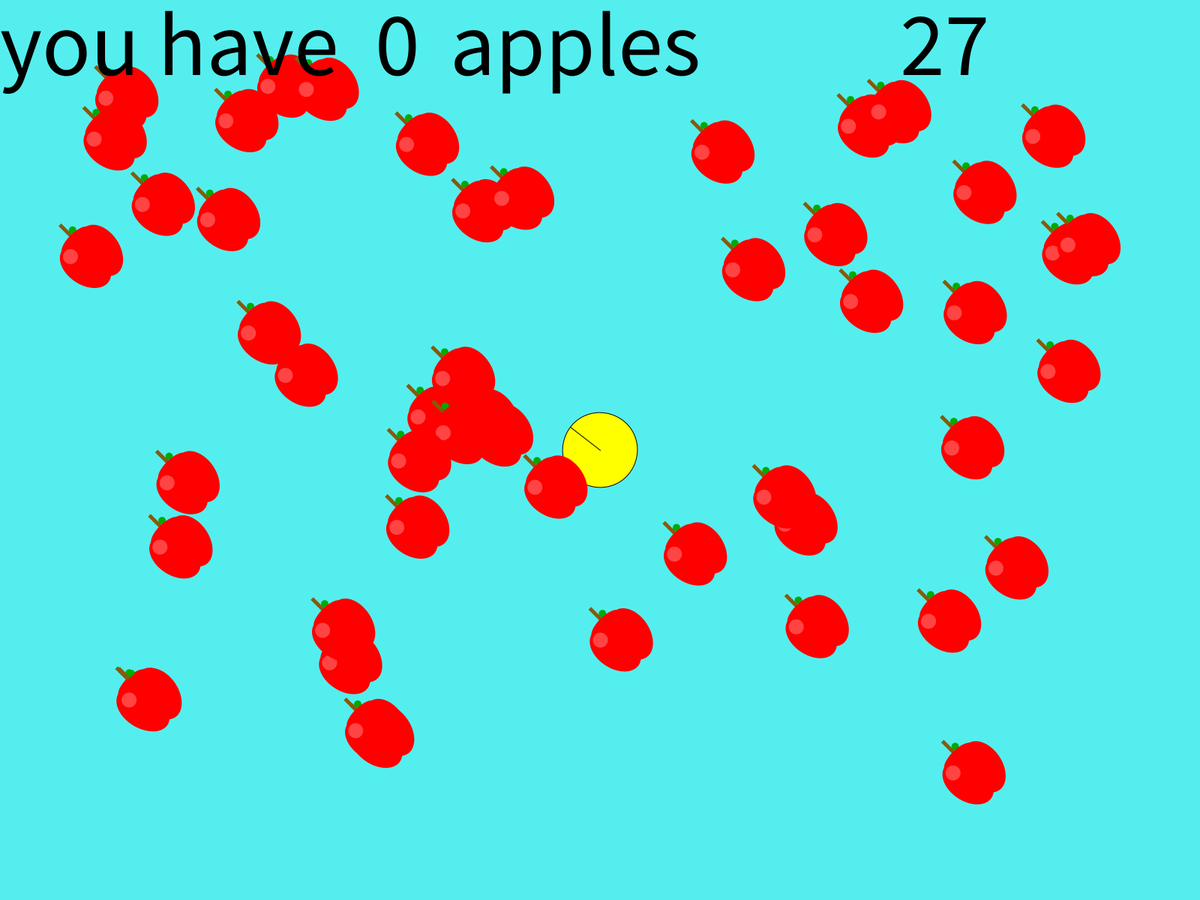
Frame 1 (no input)
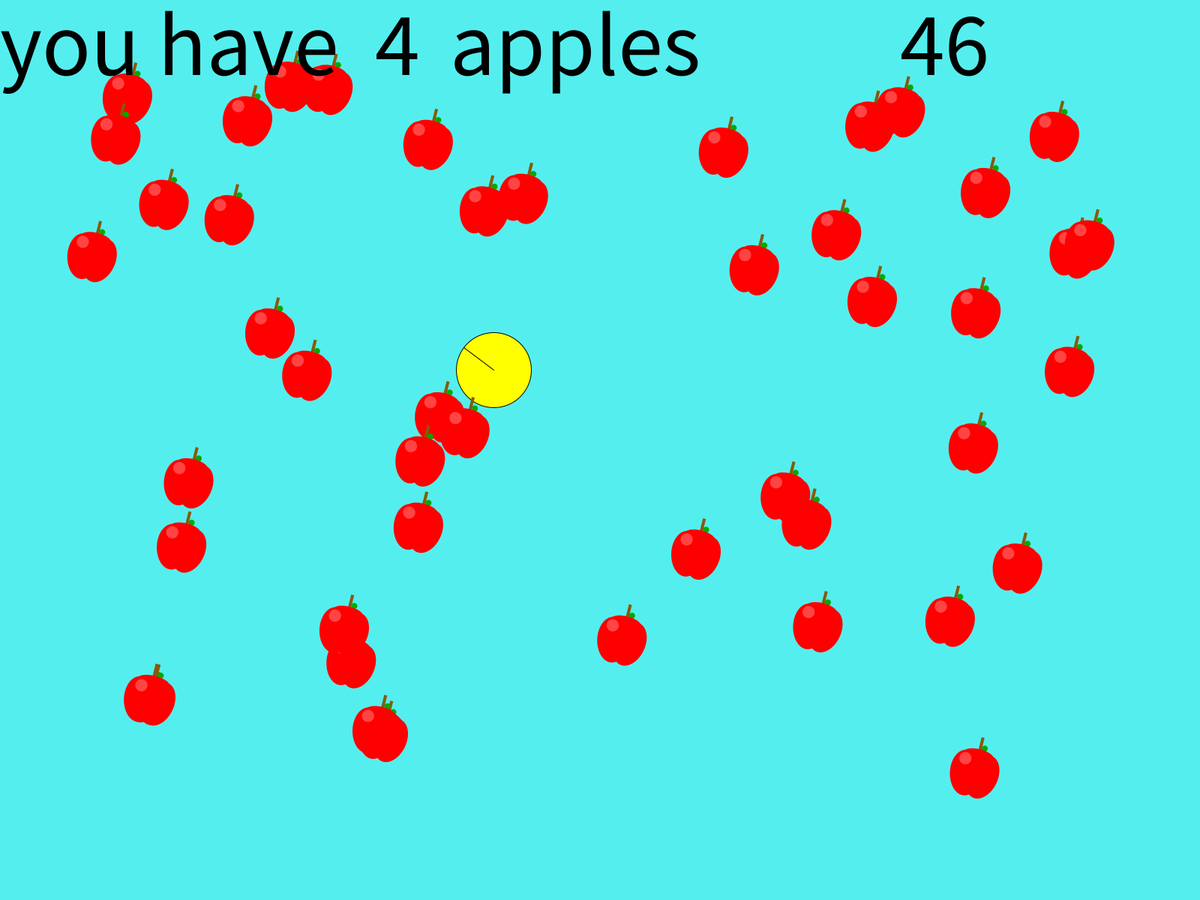
Frame 60 (the mouse pressed at the canvas centre just before this capture)
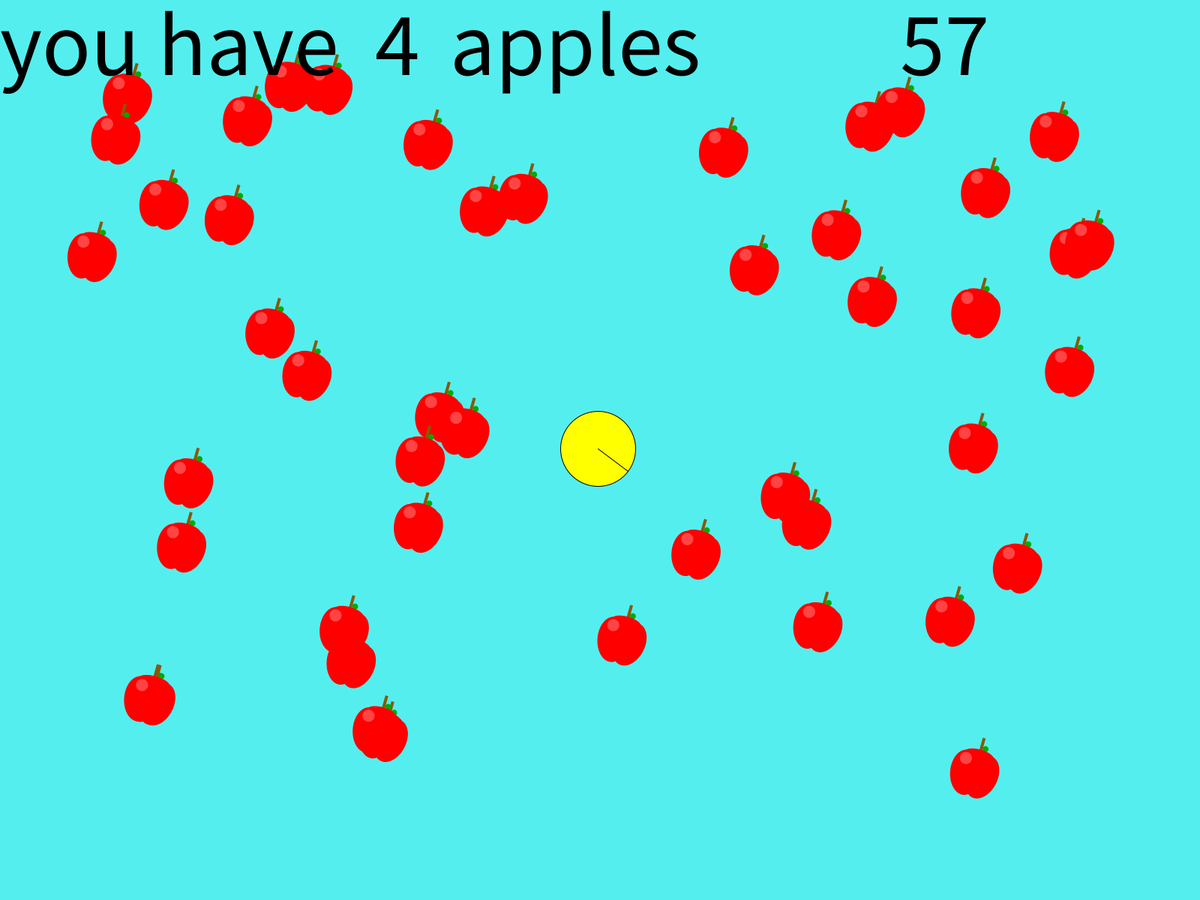
Frame 120 (the mouse held since frame 60 and released just before this capture)

The Processing sketch that drew these frames (run headless with seeded random() and noise(); from frame 60 on, the mouse is pressed at the canvas centre):

// Processing sketch: apple_muncher_9000
// ── apple_muncher_9000.pde
PVector player;
float playerDirection;
int animation;
int animationTimer;

FloatList applesX = new FloatList();
FloatList applesY = new FloatList();
FloatList applesS = new FloatList();
FloatList applesR = new FloatList();
int appleAnimation;

int appleCounter;
float totalTime;

int APPLES = 50;
float SPEED = 3;

void setup()
{
  fullScreen();
  rectMode(CENTER);
  textMode(CENTER);
  player = new PVector(width/2, height/2);
  for(int i = 0; i < APPLES; i++)
  {
    applesX.append(random(100, width - 100));
    applesY.append(random(100, height - 100));
    applesS.append(1);
    applesR.append(0);
    appleCounter += 1;
  }
}

void draw()
{
  background(#55eeee);
  playerDirection = atan2(mouseY - player.y, mouseX - player.x);
  munchMan(player.x, player.y, degrees(playerDirection) + 90, animation);
  if(animationTimer == 0)
  {
    if(animation == 1)
    {
      animation = 0;
    }
    else
    {
      animation = 1;
    }
    animationTimer = 10;
  }
  animationTimer--;
  player.add(new PVector(cos(playerDirection), sin(playerDirection)).normalize().mult(SPEED));
  
  for(int i = 0; i < applesX.size(); i++)
  {
    applesS.set(i, 1 - (-abs(appleAnimation/45f - 2) + 2)/7);
    applesR.set(i, -abs(appleAnimation - 90) + 45);
    apple(applesX.get(i), applesY.get(i), applesR.get(i), applesS.get(i));
    if(sqrt(sq(applesX.get(i) - player.x) + sq(applesY.get(i) - player.y)) - 75 < 0)
    {
      applesX.remove(i);
      applesY.remove(i);
      applesS.remove(i);
      applesR.remove(i);
      appleCounter--;
      if(appleCounter == 0)
      {
        totalTime = (millis()/100)/10f;
      }
    }
  }
  appleAnimation++;
  if(appleAnimation > 180)
  {
    appleAnimation = 0;
  }
  
  if(appleCounter == 0)
  {
    fill(#000000);
    push();
    translate(width/2 - 200, height/2);
    scale(10);
    text("you win", 0, 0);
    pop();
    fill(#000000);
    push();
    translate(width/2 - 100, height/2 + 175);
    scale(5);
    text(totalTime, 0, 0);
    pop();
    push();
    translate(width/2 - 100, height/2 + 100);
    scale(5);
    text("it took you", 0, 0);
    pop();
    push();
    translate(width/2 - 100, height/2 + 250);
    scale(5);
    text("seconds", 0, 0);
    pop();
  }
  else
  {
    fill(#000000);
    push();
    translate(0, 100);
    scale(10);
    text("you have", 0, 0);
    pop();
    fill(#000000);
    push();
    translate(500, 100);
    scale(10);
    text(APPLES - appleCounter, 0, 0);
    pop();
    fill(#000000);
    push();
    if(APPLES - appleCounter < 10)
    {
    translate(600, 100);
    scale(10);
    text("apples", 0, 0);
    pop();
    }
    else
    {
    translate(650, 100);
    scale(10);
    text("apples", 0, 0);
    pop();
    }
    
    fill(#000000);
    push();
    translate(width - 400, 100);
    scale(10);
    text(millis()/100, 0, 0);
    pop();
  }
}

void apple(float x, float y, float r, float s)
{
  push();
  fill(#ff0000);
  noStroke();
  translate(x, y);
  rotate(radians(r));
  scale(s);
    push();
    rotate(0.2);
    ellipse(15, 0, 50, 75);
    pop();
    push();
    rotate(-0.2);
    ellipse(-15, 0, 50, 75);
    pop();
  fill(#00aa00);
  ellipse(7, -43, 10, 10);
  fill(#865A08);
  rect(0, -45, 5, 30);
  fill(#ff0000);
  ellipse(0, -30, 50, 20);
  fill(#ff4444);
  ellipse(-20, -20, 20, 20);
  pop();
}

void munchMan(float x, float y, float r, int a)
{
  push();
  translate(x, y);
  rotate(radians(r));
  fill(#ffff00);
  if(a == 1)
  {
  arc(0, 0, 100, 100, -1, PI+QUARTER_PI, PIE);
  }
  else
  {
    ellipse(0, 0, 100, 100);
    line(0, 0, 0, -50);
  }
  pop();
}
